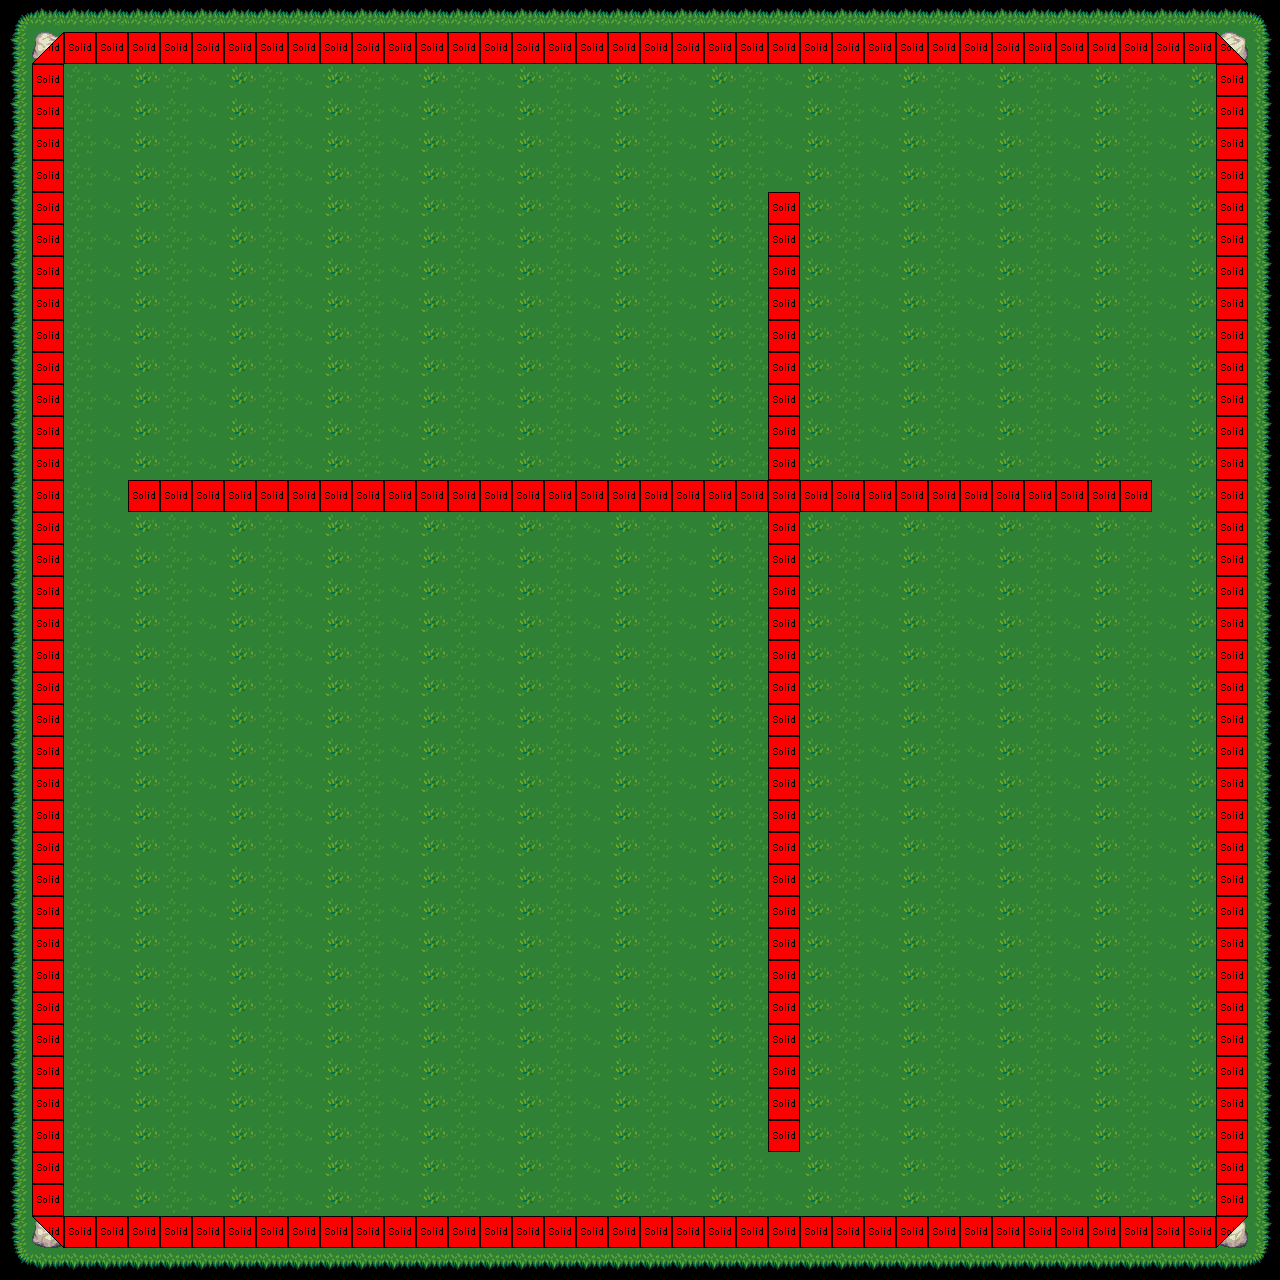

The image is a tile-based game level rendered from a .tmx file. Its description and source (layers, tilesets, objects; grid data summarised) follow:
An orthogonal 40x40 tile map with 32x32 px tiles, 4 tile layers (Calque 1, Rocks, Calque 4, logic), 5 tilesets.

<map version="1.0" orientation="orthogonal" renderorder="right-down" width="40" height="40" tilewidth="32" tileheight="32">
 <tileset firstgid="1" name="grass" tilewidth="32" tileheight="32">
  <image source="tuiles/LPC Base Assets/tiles/grass.png" width="96" height="192" />
 </tileset>
 <tileset firstgid="19" name="treetop" tilewidth="32" tileheight="32">
  <image source="tuiles/LPC Base Assets/tiles/treetop.png" width="192" height="224" />
 </tileset>
 <tileset firstgid="61" name="trunk" tilewidth="32" tileheight="32">
  <image source="tuiles/LPC Base Assets/tiles/trunk.png" width="192" height="96" />
 </tileset>
 <tileset firstgid="79" name="rock" tilewidth="32" tileheight="32">
  <image source="tuiles/LPC Base Assets/tiles/rock.png" width="64" height="32" />
 </tileset>
 <tileset firstgid="81" name="tuile-logic" tilewidth="32" tileheight="32">
  <image source="tuiles/tuile-logic.png" width="160" height="160" />
 </tileset>
 <layer name="Calque 1" width="40" height="40">
  <data>[1600 cells, 1600 non-empty, 11 distinct tile ids]</data>
 </layer>
 <layer name="Rocks" width="40" height="40">
  <data>[1600 cells, 148 non-empty, 1 distinct tile ids]</data>
 </layer>
 <layer name="Calque 4" width="40" height="40">
  <data>[1600 cells, 61 non-empty, 1 distinct tile ids]</data>
 </layer>
 <layer name="logic" width="40" height="40">
  <data>[1600 cells, 209 non-empty, 5 distinct tile ids]</data>
 </layer>
</map>
